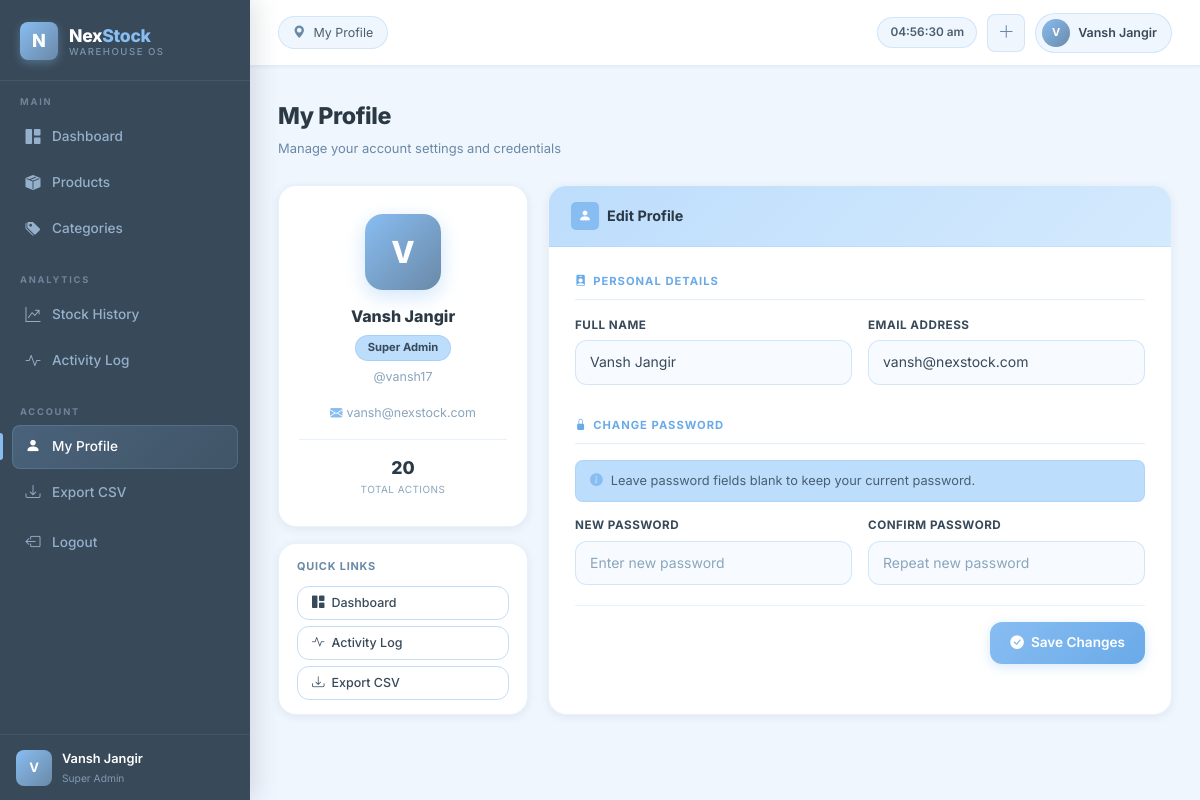
Screenshot of /profile (signed in) with the database file from the repository.
### tables this page shows
CREATE TABLE users (
        id INTEGER PRIMARY KEY AUTOINCREMENT,
        username TEXT NOT NULL UNIQUE,
        password TEXT NOT NULL,
        full_name TEXT DEFAULT '',
        email TEXT DEFAULT '',
        role TEXT DEFAULT 'Admin'
    );

### app.py (the view, shortened to what this page needs)
@app.route('/profile', methods=['GET', 'POST'])
def profile():
    if 'user' not in session:
        return redirect(url_for('login'))
    conn = get_db()
    user = conn.execute("SELECT * FROM users WHERE username = ?", (session['user'],)).fetchone()
    conn.close()
    conn2 = get_db()
    user = conn2.execute("SELECT * FROM users WHERE username = ?", (session['user'],)).fetchone()
    total_actions = conn2.execute("SELECT COUNT(*) FROM activity_log WHERE user = ?", (session['user'],)).fetchone()[0]
    conn2.close()
    return render_template('profile.html', user=user, total_actions=total_actions)

### app.py (called while the page is built)
def get_db():
    conn = sqlite3.connect(DATABASE)
    conn.row_factory = sqlite3.Row
    return conn

### templates/profile.html (shortened to what this page needs)
{% extends 'base.html' %}
{% block page_title %}My Profile{% endblock %}
{% block content %}
<div class="pg-head">
    <div>
        <div class="pg-head-title">My Profile</div>
        <div class="pg-head-sub">Manage your account settings and credentials</div>
    </div>
</div>
<div class="profile-layout">
    <div>
        <div class="profile-card">
            <div class="profile-av-ring">{{ (user.full_name or user.username)[0].upper() }}</div>
            <div class="profile-name">{{ user.full_name or user.username }}</div>
            <div class="profile-role-chip">{{ user.role }}</div>
            <div class="profile-un">@{{ user.username }}</div>
            {% if user.email %}
            <div style="font-size:.78rem;color:var(--steel-light);margin-bottom:16px;">
                <i class="bi bi-envelope-fill me-1" style="color:var(--sky-med);"></i>{{ user.email }}
            </div>
            {% endif %}
            <div class="profile-stats-row">
                <div>
                    <div class="ps-num">{{ total_actions }}</div>
                    <div class="ps-label">Total Actions</div>
                </div>
            </div>
        </div>
        <div class="ns-panel mt-3" style="overflow:visible;">
            <div class="ns-panel-body" style="padding:14px 18px;">
                <div style="font-size:.68rem;font-weight:700;text-transform:uppercase;letter-spacing:.8px;color:var(--steel);margin-bottom:10px;">Quick Links</div>
                <a href="{{ url_for('dashboard') }}" class="btn-outline btn-sm" style="display:flex;margin-bottom:6px;"><i class="bi bi-grid-1x2-fill"></i> Dashboard</a>
                <a href="{{ url_for('activity') }}" class="btn-outline btn-sm" style="display:flex;margin-bottom:6px;"><i class="bi bi-activity"></i> Activity Log</a>
                <a href="{{ url_for('export_csv') }}" class="btn-outline btn-sm" style="display:flex;"><i class="bi bi-download"></i> Export CSV</a>
            </div>
        </div>
    </div>
    <div class="ns-panel">
        <div class="ns-panel-head" style="background:linear-gradient(135deg,var(--sky-light),#d4eafd);">
            <h6>
                <div class="head-icon" style="background:var(--sky-med);color:white;"><i class="bi bi-person-fill"></i></div>
                Edit Profile
            </h6>
        </div>
        <div style="padding:26px;">
            <form method="POST" action="{{ url_for('profile') }}" novalidate>
                <div class="form-sec"><i class="bi bi-person-badge-fill"></i> Personal Details</div>
                <div class="form-row">
                    <div class="form-g">
                        <label class="form-lbl">Full Name</label>
                        <input type="text" name="full_name" class="form-ctrl" value="{{ user.full_name or '' }}" placeholder="Your full name">
                    </div>
                    <div class="form-g">
                        <label class="form-lbl">Email Address</label>
                        <input type="email" name="email" class="form-ctrl" value="{{ user.email or '' }}" placeholder="you@example.com">
                    </div>
                </div>
                <div class="form-sec mt-3"><i class="bi bi-lock-fill"></i> Change Password</div>
                <div style="padding:10px 14px;background:var(--sky-light);border-radius:var(--r-sm);border:1px solid rgba(136,189,242,.3);font-size:.8rem;color:var(--navy-light);margin-bottom:14px;">
                    <i class="bi bi-info-circle-fill me-2" style="color:var(--sky-med);"></i>Leave password fields blank to keep your current password.
                </div>
                <div class="form-row">
                    <div class="form-g">
                        <label class="form-lbl">New Password</label>
                        <input type="password" name="new_password" class="form-ctrl" placeholder="Enter new password">
                    </div>
                    <div class="form-g">
                        <label class="form-lbl">Confirm Password</label>
                        <input type="password" name="confirm_password" class="form-ctrl" placeholder="Repeat new password">
                    </div>
                </div>
                <div class="form-actions">
                    <button type="submit" class="btn-sky">
                        <i class="bi bi-check-circle-fill"></i> Save Changes
                    </button>
                </div>
            </form>
        </div>
    </div>
</div>
{% endblock %}

### templates/base.html (shortened to what this page needs)
<!DOCTYPE html>
<html lang="en">
<head>
    <link rel="stylesheet" href="https://cdn.jsdelivr.net/npm/bootstrap@5.3.0/dist/css/bootstrap.min.css">
    <link rel="stylesheet" href="https://cdn.jsdelivr.net/npm/bootstrap-icons@1.11.0/font/bootstrap-icons.css">
    <link rel="stylesheet" href="{{ url_for('static', filename='css/style.css') }}">
</head>
<body>
<aside class="sidebar" id="sidebar">
    <div class="sidebar-brand">
        <div class="brand-logo-box">N</div>
        <div class="brand-texts">
            <div class="brand-name">Nex<span>Stock</span></div>
            <div class="brand-sub">Warehouse OS</div>
        </div>
    </div>
    <div class="nav-group">
        <div class="nav-group-label">Main</div>
        <a href="{{ url_for('dashboard') }}" class="nav-item {% if request.endpoint=='dashboard' %}active{% endif %}">
            <span class="nav-icon"><i class="bi bi-grid-1x2-fill"></i></span> Dashboard
        </a>
        <a href="{{ url_for('products') }}" class="nav-item {% if request.endpoint in ['products','add_product','edit_product'] %}active{% endif %}">
            <span class="nav-icon"><i class="bi bi-box-seam-fill"></i></span> Products
        </a>
        <a href="{{ url_for('categories') }}" class="nav-item {% if request.endpoint=='categories' %}active{% endif %}">
            <span class="nav-icon"><i class="bi bi-tags-fill"></i></span> Categories
        </a>
    </div>
    <div class="nav-group">
        <div class="nav-group-label">Analytics</div>
        <a href="{{ url_for('stock_history') }}" class="nav-item {% if request.endpoint=='stock_history' %}active{% endif %}">
            <span class="nav-icon"><i class="bi bi-graph-up-arrow"></i></span> Stock History
        </a>
        <a href="{{ url_for('activity') }}" class="nav-item {% if request.endpoint=='activity' %}active{% endif %}">
            <span class="nav-icon"><i class="bi bi-activity"></i></span> Activity Log
        </a>
    </div>
    <div class="nav-group">
        <div class="nav-group-label">Account</div>
        <a href="{{ url_for('profile') }}" class="nav-item {% if request.endpoint=='profile' %}active{% endif %}">
            <span class="nav-icon"><i class="bi bi-person-fill"></i></span> My Profile
        </a>
        <a href="{{ url_for('export_csv') }}" class="nav-item">
            <span class="nav-icon"><i class="bi bi-download"></i></span> Export CSV
        </a>
        <a href="{{ url_for('logout') }}" class="nav-item nav-logout" style="margin-top:6px;">
            <span class="nav-icon"><i class="bi bi-box-arrow-left"></i></span> Logout
        </a>
    </div>
    <div class="sidebar-user-section">
        <div class="sidebar-user-av">{{ (session.full_name or session.user or 'U')[0].upper() }}</div>
        <div>
            <div class="sidebar-user-name">{{ session.full_name or session.user }}</div>
            <div class="sidebar-user-role">{{ session.role or 'Admin' }}</div>
        </div>
    </div>
</aside>
<div class="app-shell">
    <header class="topbar">
        <div class="topbar-pill">
            <i class="bi bi-geo-alt-fill"></i>
            <span>{% block page_title %}Dashboard{% endblock %}</span>
        </div>
        <div class="topbar-right">
            <div class="topbar-clock" id="topbarClock"></div>
            <a href="{{ url_for('add_product') }}" class="topbar-action-btn" title="Add Product"><i class="bi bi-plus-lg"></i></a>
            <a href="{{ url_for('profile') }}" class="topbar-user-chip">
                <div class="topbar-user-av">{{ (session.full_name or session.user or 'U')[0].upper() }}</div>
                <div class="topbar-user-name">{{ session.full_name or session.user }}</div>
            </a>
        </div>
    </header>
    <div class="alerts-wrap" id="alertsWrap">
    </div>
    <div class="page-wrap">{% block content %}{% endblock %}</div>
</div>
</body>
</html>

### rows the page displays
users: full_name "Vansh Jangir", role "Super Admin", full_name "V", username "vansh17", email "vansh@nexstock.com"

### other values shown
{{ (session.full_name or session.user or 'U')[0].upper() }} "V"
{{ total_actions }} "20"
